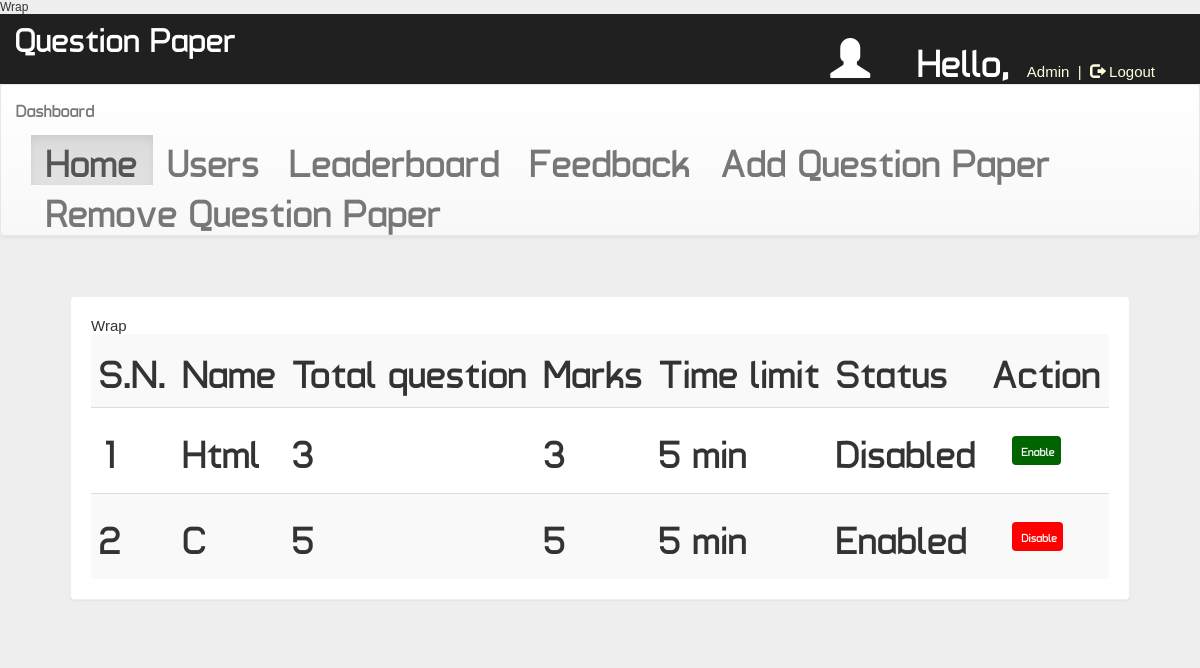
Screenshot of /dash.php?q=0 (signed in) with the database file from the repository.
### tables this page shows
CREATE TABLE `quiz` (
  `id` int(100) NOT NULL,
  `eid` text NOT NULL,
  `title` varchar(100) NOT NULL,
  `correct` int(11) NOT NULL,
  `wrong` int(11) NOT NULL,
  `total` int(11) NOT NULL,
  `time` bigint(20) NOT NULL,
  `date` timestamp NOT NULL DEFAULT current_timestamp() ON UPDATE current_timestamp(),
  `status` varchar(10) NOT NULL
);

### dash.php (the view, shortened to what this page needs)
Wrap<!DOCTYPE html PUBLIC "-//W3C//DTD XHTML 1.0 Transitional//EN" "http://www.w3.org/TR/xhtml1/DTD/xhtml1-transitional.dtd">
<html xmlns="http://www.w3.org/1999/xhtml">
<head>
<link  rel="stylesheet" href="css/bootstrap.min.css"/>
 <link  rel="stylesheet" href="css/bootstrap-theme.min.css"/>
 <link rel="stylesheet" href="css/main.css">
 <link  rel="stylesheet" href="css/font.css">
</head>
<body  style="background:#eee;">
<body  style="background:#eee;">
<div class="header">
<div class="row">
<div class="col-lg-6">
<span class="logo">Question Paper</span></div>
<?php
include_once 'dbConnection.php';
if (!(isset($_SESSION['username']))  || ($_SESSION['key']) != '54585c506829293a2d4c3b68543b316e2e7a2d277858545a36362e5f39') {
    session_destroy();
    header("location:index.php");
} else {
    $name     = $_SESSION['name'];
    echo '<span class="pull-right top title1" ><span style="color:white"><span class="glyphicon glyphicon-user" aria-hidden="true"></span>&nbsp;&nbsp;&nbsp;&nbsp;Hello,</span> <span class="log log1" style="color:lightyellow">' . $name . '&nbsp;&nbsp;|&nbsp;&nbsp;<a href="logout.php?q=account.php" style="color:lightyellow"><span class="glyphicon glyphicon-log-out" aria-hidden="true"></span>&nbsp;Logout</button></a></span>';
}
?>
</div></div>
<nav class="navbar navbar-default title1">
  <div class="container-fluid">
    <div class="navbar-header">
      <a class="navbar-brand" href="dash.php?q=0"><b>Dashboard</b></a>
    </div>
    <div class="collapse navbar-collapse" id="bs-example-navbar-collapse-1">
      <ul class="nav navbar-nav">
        <li <?php
if (@$_GET['q'] == 0)
    echo 'class="active"';
?>><a href="dash.php?q=0">Home<span class="sr-only">(current)</span></a></li>
        <li <?php
if (@$_GET['q'] == 1)
    echo 'class="active"';
?>><a href="dash.php?q=1">Users</a></li>
    <li <?php
if (@$_GET['q'] == 2)
    echo 'class="active"';
?>><a href="dash.php?q=2">Leaderboard</a></li>
    <li <?php
if (@$_GET['q'] == 3)
    echo 'class="active"';
?>><a href="dash.php?q=3">Feedback</a></li>
        <li <?php
if (@$_GET['q'] == 4)
    echo 'class="active"';
?>><a href="dash.php?q=4">Add Question Paper</a></li>
        <li <?php
if (@$_GET['q'] == 5)
    echo 'class="active"';
?>><a href="dash.php?q=5">Remove Question Paper</a></li>
      </ul>
          </div>
  </div>
</nav>
<div class="container">
<div class="row">
<div class="col-md-12">
<?php
if (@$_GET['q'] == 0) {
    $result = mysqli_query($con, "SELECT * FROM quiz ORDER BY date DESC") or die('Error');
    echo '<div class="panel"><table class="table table-striped title1"  style="vertical-align:middle">
<tr><td style="vertical-align:middle"><b>S.N.</b></td><td style="vertical-align:middle"><b>Name</b></td><td style="vertical-align:middle"><b>Total question</b></td><td style="vertical-align:middle"><b>Marks</b></td><td style="vertical-align:middle"><b>Time limit</b></td><td style="vertical-align:middle"><b>Status</b></td><td style="vertical-align:middle"><b>Action</b></td></tr>';
    $c = 1;
    while ($row = mysqli_fetch_array($result)) {
        $title   = $row['title'];
        $total   = $row['total'];
        $correct = $row['correct'];
        $time    = $row['time'];
        $eid     = $row['eid'];
        $status  = $row['status'];
        if ($status == "enabled") {
            echo '<tr><td style="vertical-align:middle">' . $c++ . '</td><td style="vertical-align:middle">' . $title . '</td><td style="vertical-align:middle">' . $total . '</td><td style="vertical-align:middle">' . $correct * $total . '</td><td style="vertical-align:middle">' . $time . '&nbsp;min</td><td style="vertical-align:middle">Enabled</td>
  <td style="vertical-align:middle"><b><a href="update.php?deidquiz=' . $eid . '" class="btn logb" style="color:#FFFFFF;background:#ff0000;font-size:12px;padding:5px;">&nbsp;<span><b>Disable</b></span></a></b></td></tr>';
        } else {
            echo '<tr><td style="vertical-align:middle">' . $c++ . '</td><td style="vertical-align:middle">' . $title . '</td><td style="vertical-align:middle">' . $total . '</td><td style="vertical-align:middle">' . $correct * $total . '</td><td style="vertical-align:middle">' . $time . '&nbsp;min</td><td style="vertical-align:middle">Disabled</td>
  <td style="vertical-align:middle"><b><a href="update.php?eeidquiz=' . $eid . '" class="btn logb" style="color:#FFFFFF;background:darkgreen;font-size:12px;padding:5px;">&nbsp;<span><b>Enable</b></span></a></b></td></tr>';
        }
    }
}
?>
</div>
</div></div>
</body>
</html>

### css/main.css (style rules this page uses)
body { overflow-x:hidden;width:100%;font: 12px "Century Gothic", "Times Roman", sans-serif;background:#eee;min-height:550px;background-attachment:fixed; }
.panel { border-color:#eee;margin:40px;padding:20px;font: 15px "Century Gothic", "Times Roman", sans-serif; }
.header { background:#202020;height:70px; }
.logo { font-family:'typo';font-size:35px;color:#ffffff;margin:15px; }
.title1 { font-size:40px ;font-family:'typo'; }
.logb { color:#FFFFFF;background:#0000ff;font-size:15px;margin:20px;padding:8px; }
.top { margin-top:20px; }
.log1 { font: 15px 'Ubuntu', sans-serif;color:#0000ff;margin-left:10px; }
.log { margin:10px;margin-right:60px;margin-left:5px;color:#ffffb3;text-decoration:none;font-size:20px;font-size:15px; }

### rows the page displays
quiz: title "Html", total "3", $correct*$total "3", time "5"
quiz: title "C", total "5", $correct*$total "5", time "5"

### other values shown
$name "Admin"
